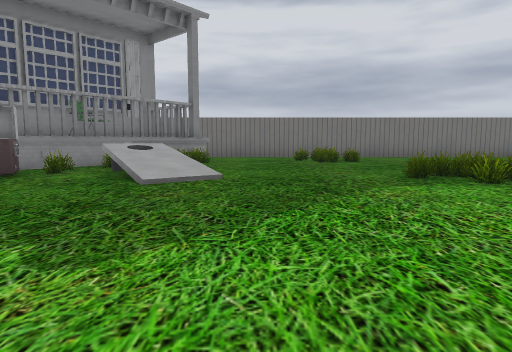
View 1 (above)

20 first-person views from a walk through a level from a Godot 3-D game. The camera is 1.2 m above the floor, tilts 6° down and sees 75° across. The floor is counted in squares, 2 m on a side. Each view is taken from the middle of a square. On the plan, view 1 faces up. The plan holds only what a view shows up to about 10 squares ahead; the rest is blank. Characters and animated objects are not drawn. Some surface patterns are stand-ins.

View 2
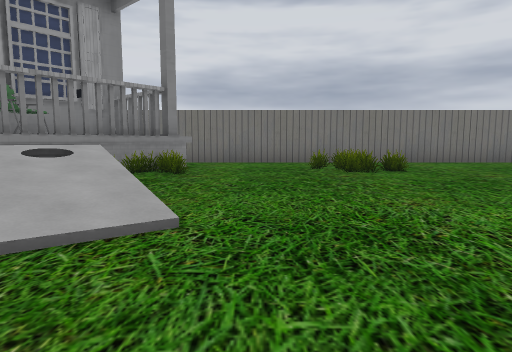

View 3
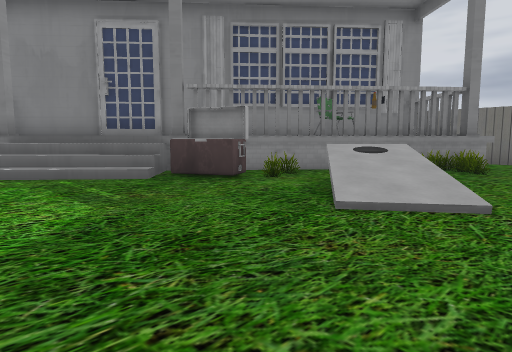

View 4
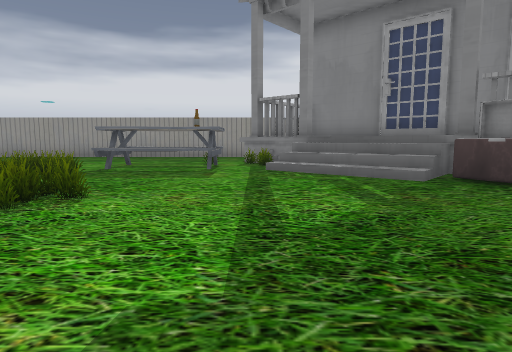

View 5
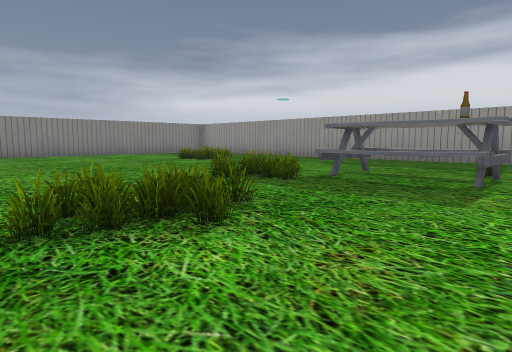

View 6
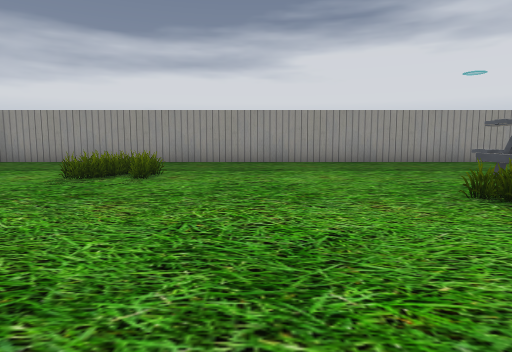

View 7
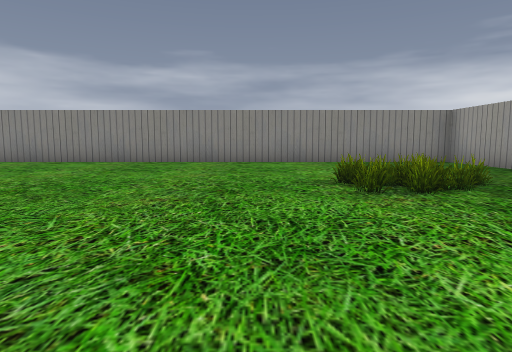

View 8
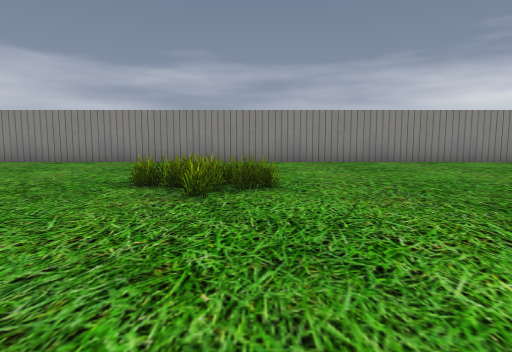

View 9
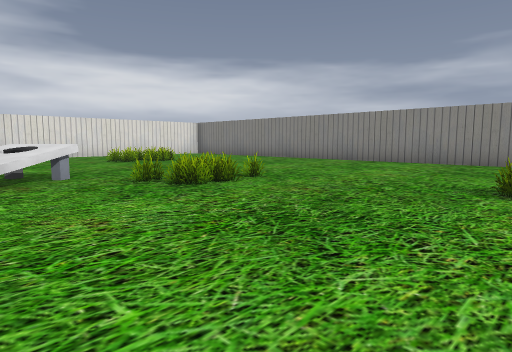

View 10
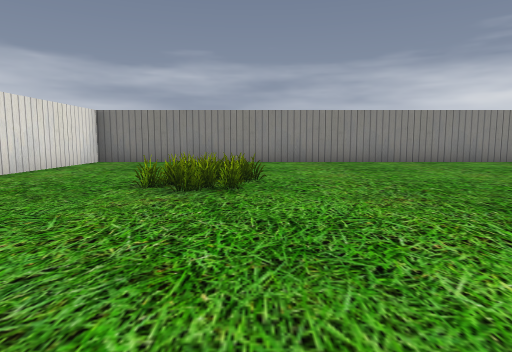

View 11
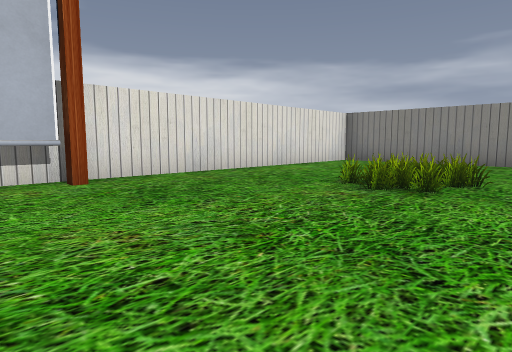

View 12
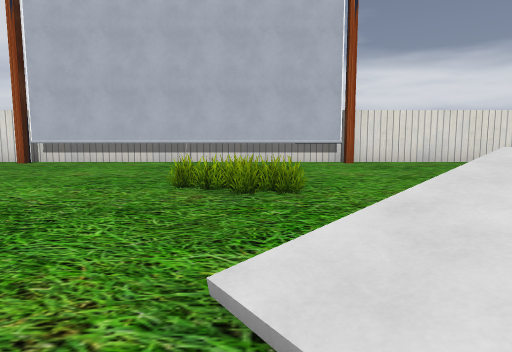

View 13
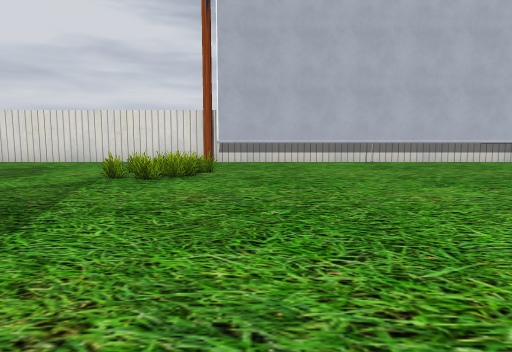

View 14
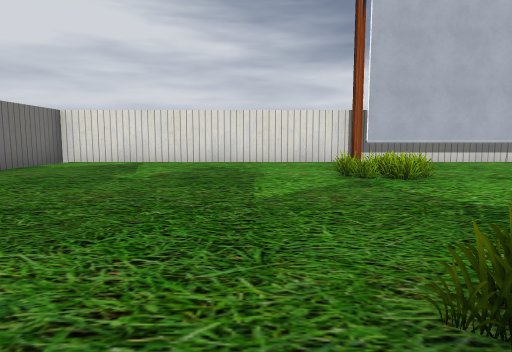

View 15
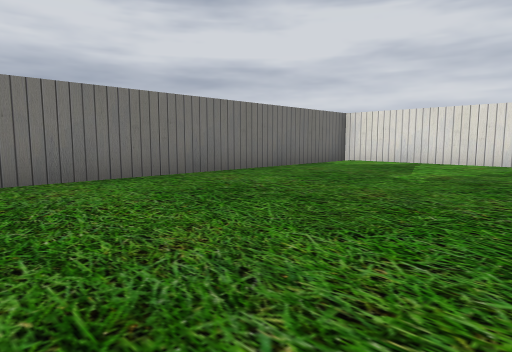

View 16
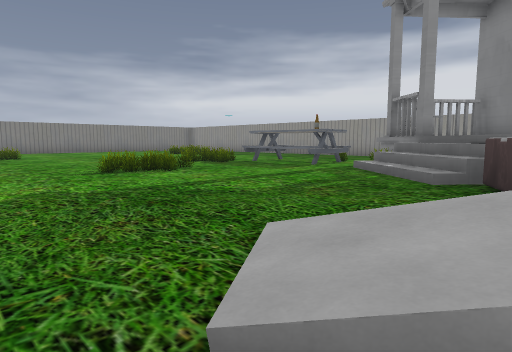

View 17
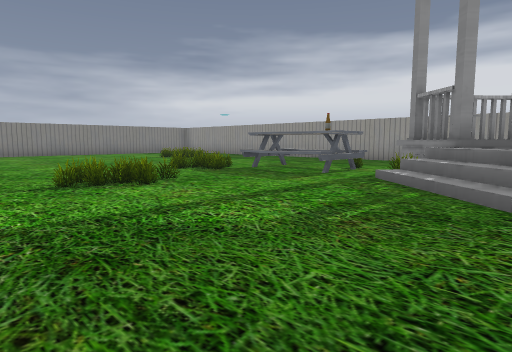

View 18
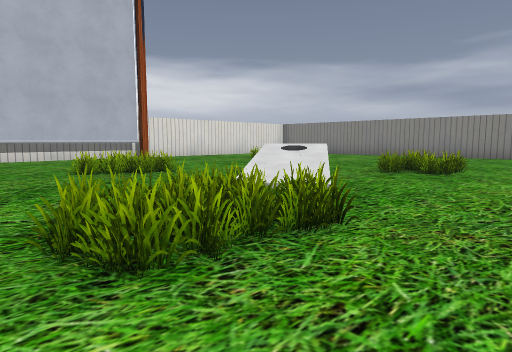

View 19
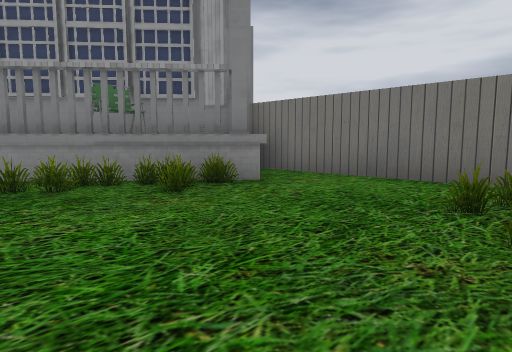

View 20
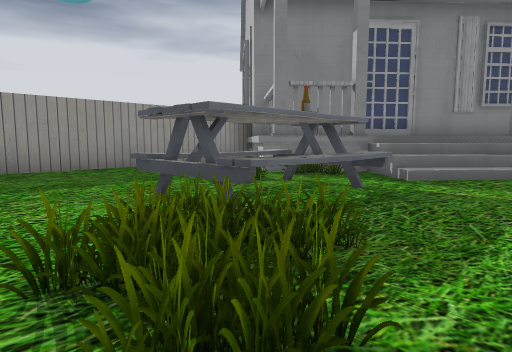

### Floor plan
Key: @ floor where view 1 was taken; # wall or solid block; x gap in a wall; . main floor; : floor 1.5 m higher than the main floor; / step, stairs or slope; = window, fence, low wall or low ledge; ^ raised ledge; v drop or lower ground; C chair; W water cooler; T thing the floor can be seen under or through; O other object.
Columns run from 13 left of view 1 to 13 right of it. Each row starts with its distance up from view 1.
 13          ##################
 12         v#^...............#
 11         vO#^..............#
 10        #CC##..............#
  9          x^...............#
  8         #^................#
  7         ###=..............#
  6        ^WW///.............#
  5   #    /W..//.............#
  4 ###  :///................##
  3 #.^^##//.................##
  2 #..^#./..................#
  1 #...TTT..................#
  0 #....TT......@...........#
 -1 #....TT...... ...........#
 -2 #............ .../.......#
 -3 #................/=......##
 -4 #................/=......##
 -5 #.........................#
 -6 #.........................#
 -7 #.........................#
 -8 #.........................#
 -9 #........... ......... ...#
-10 #........... ......... ...#
-11 #.........................#
-12 #.........................#
-13 ###########################

Where each view was taken, in squares from view 1:
view 1: 0 up, 0 right, facing up
view 2: 3 up, 0 right, facing up
view 3: 2 up, 0 right, facing up-left
view 4: 2 up, 0 right, facing left
view 5: 2 up, 2 left, facing down-left
view 6: 5 down, 3 left, facing left
view 7: 3 down, 7 left, facing down
view 8: 3 down, 2 left, facing down
view 9: 3 down, 1 left, facing down-right
view 10: 3 down, 8 right, facing down
view 11: 3 down, 7 right, facing down-right
view 12: 2 down, 3 right, facing right
view 13: 3 up, 3 right, facing right
view 14: 7 up, 3 right, facing right
view 15: 7 up, 3 right, facing up-right
view 16: 6 up, 0 right, facing down-left
view 17: 5 up, 1 left, facing down-left
view 18: 1 up, 1 right, facing down-right
view 19: 7 up, 2 right, facing up-left
view 20: 3 down, 5 left, facing up-left
